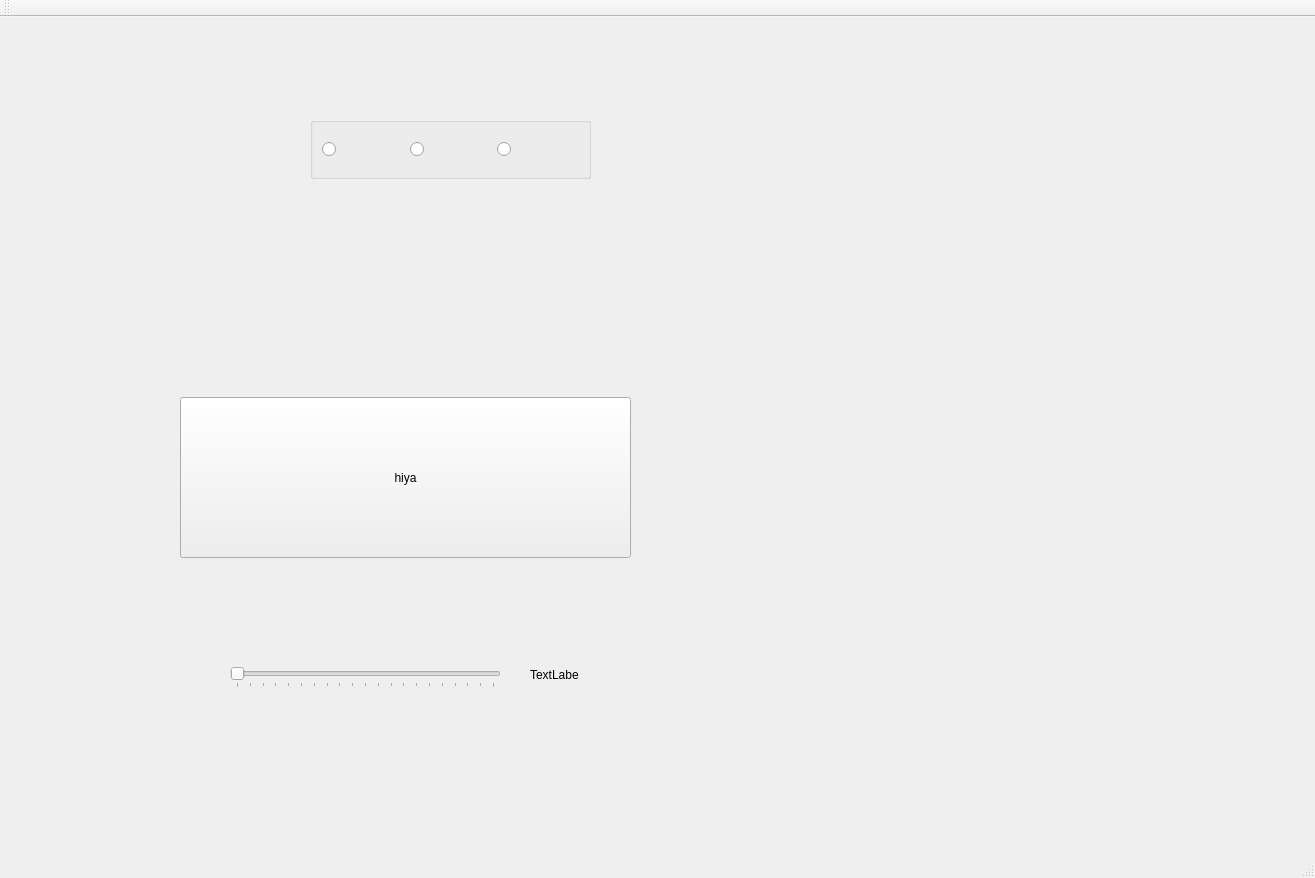
<?xml version="1.0" encoding="UTF-8"?>
<ui version="4.0">
 <class>MainWindow</class>
 <widget class="QMainWindow" name="MainWindow">
  <property name="geometry">
   <rect>
    <x>0</x>
    <y>0</y>
    <width>1315</width>
    <height>878</height>
   </rect>
  </property>
  <property name="windowTitle">
   <string>MainWindow</string>
  </property>
  <widget class="QWidget" name="centralwidget">
   <widget class="QPushButton" name="pushButton">
    <property name="geometry">
     <rect>
      <x>180</x>
      <y>380</y>
      <width>451</width>
      <height>161</height>
     </rect>
    </property>
    <property name="text">
     <string>hiya</string>
    </property>
   </widget>
   <widget class="QSlider" name="slider1">
    <property name="geometry">
     <rect>
      <x>230</x>
      <y>650</y>
      <width>271</width>
      <height>21</height>
     </rect>
    </property>
    <property name="maximum">
     <number>100</number>
    </property>
    <property name="pageStep">
     <number>1</number>
    </property>
    <property name="orientation">
     <enum>Qt::Orientation::Horizontal</enum>
    </property>
    <property name="tickPosition">
     <enum>QSlider::TickPosition::TicksBelow</enum>
    </property>
    <property name="tickInterval">
     <number>5</number>
    </property>
   </widget>
   <widget class="QLabel" name="slider1Label">
    <property name="geometry">
     <rect>
      <x>530</x>
      <y>650</y>
      <width>49</width>
      <height>16</height>
     </rect>
    </property>
    <property name="text">
     <string>TextLabel</string>
    </property>
   </widget>
   <widget class="QGroupBox" name="groupBox">
    <property name="enabled">
     <bool>true</bool>
    </property>
    <property name="geometry">
     <rect>
      <x>310</x>
      <y>100</y>
      <width>281</width>
      <height>62</height>
     </rect>
    </property>
    <property name="autoFillBackground">
     <bool>false</bool>
    </property>
    <property name="title">
     <string/>
    </property>
    <layout class="QHBoxLayout" name="horizontalLayout">
     <item>
      <widget class="QRadioButton" name="radioButton_2">
       <property name="text">
        <string/>
       </property>
      </widget>
     </item>
     <item>
      <widget class="QRadioButton" name="radioButton_3">
       <property name="text">
        <string/>
       </property>
      </widget>
     </item>
     <item>
      <widget class="QRadioButton" name="radioButton">
       <property name="text">
        <string/>
       </property>
      </widget>
     </item>
    </layout>
   </widget>
  </widget>
  <widget class="QStatusBar" name="statusbar"/>
  <widget class="QMenuBar" name="menuBar">
   <property name="geometry">
    <rect>
     <x>0</x>
     <y>0</y>
     <width>1315</width>
     <height>33</height>
    </rect>
   </property>
  </widget>
  <widget class="QToolBar" name="toolBar">
   <property name="windowTitle">
    <string>toolBar</string>
   </property>
   <attribute name="toolBarArea">
    <enum>TopToolBarArea</enum>
   </attribute>
   <attribute name="toolBarBreak">
    <bool>false</bool>
   </attribute>
  </widget>
 </widget>
 <resources/>
 <connections>
  <connection>
   <sender>radioButton_3</sender>
   <signal>clicked()</signal>
   <receiver>radioButton_3</receiver>
   <slot>click()</slot>
   <hints>
    <hint type="sourcelabel">
     <x>412</x>
     <y>175</y>
    </hint>
    <hint type="destinationlabel">
     <x>412</x>
     <y>175</y>
    </hint>
   </hints>
  </connection>
 </connections>
</ui>
